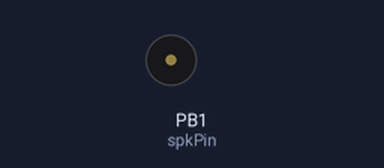
A sketch run on a simulated ATtiny85, built with avr-gcc and run on an emulated ATtiny85. On the bench: buzzer (waves = sounding).

Above: at 0.9 s.
Timing chart, 0 to 18.8 s (numbered marks = the images above):
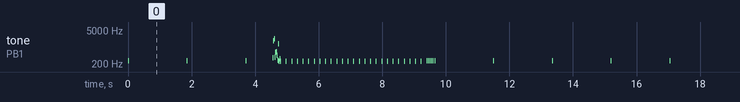

The sketch:

traffic_light_noises.ino
```cpp
//int btnPin = 9;
//int redRelayPin = 2;
//int grnRelayPin = 3;
int spkPin = 1;

/*
 * Tones values are based on Australian pedestrian crossings, reverse engineered by ronnied here:
 * https://github.com/ronnied/traffic-crossing
*/
int tones[] = {
  3500, 2850, 2333, 1956, 1638, 1380, 1161, 992, 814, 750, 700
};

/*
 * TinyTone implementation for ATtiny85 from here:
 * http://www.technoblogy.com/show?KVO
 */
void TinyTone(unsigned int pin, unsigned char divisor, unsigned long duration)
{
  TCCR1 = 0x90 | (11-4); // for 8MHz clock
  OCR1C = divisor-1;         // set the OCR
  delay(duration);
  TCCR1 = 0x90;              // stop the counter
}

void playIdle() {
  TinyTone(spkPin, 1000, 25);
  delay(25);
  noTone(spkPin);
}
void playChirp() {
  // Iterate through all tones
  for (int i = 0; i < 11; i++) {
    // Play the next tone
    TinyTone(spkPin, tones[i], 11);
    delay(11);
  }
}
void playWoodpecker() {
  // 17x = 2secs; 85x = 10 seconds; 25x = 3 seconds
  for (int i = 0; i <= 25; i++) {
    TinyTone(spkPin, 500, 30);
    delay(30);
    noTone(spkPin);
    delay(117); // wait
  }
}

// Start Flashing Red Light w/ Idle sound for 5 cycles
void doEndFlashing() {

  // Lights off

  // Cycle Red w/ Idle sound x 5
  for (int i = 0; i < 5; i++) {
    playIdle();
  }
}

void doTrafficLightCrossing() {

  // Red Light On

  // Idle Tone x 3
  playIdle();
  delay(1800);
  playIdle();
  delay(1800);
  playIdle();
  delay(800);

  // GO!
  playChirp();

  // Woodpecker for 3 seconds
  playWoodpecker();

  doEndFlashing();

  // Red light goes back on

  // Idle sound x 6
  playIdle();
  delay(1800);
  playIdle();
  delay(1800);
  playIdle();
  delay(1800);
  playIdle();
  delay(1800);
  playIdle();
  delay(1800);
  playIdle();
}

void setup() {
  // Setup pins
  pinMode(spkPin, OUTPUT);

 // pinMode(12, OUTPUT);  //dirA
 // pinMode(8, OUTPUT); //brakeA

  //digitalWrite(12, HIGH);  // turn motor ON
 // digitalWrite(8, LOW);  // turn brake off
}

void loop() {
    // Run main program
    doTrafficLightCrossing();

  // Pause for 10s
  delay(10000);
}
```

Measured:
- by itself, tone on PB1 (spkPin): plays 269 Hz for 0.03 s, 269 Hz for 0.03 s, 269 Hz for 0.03 s, 363 Hz for 0.01 s, 1838 Hz for 0.01 s, 2155 Hz for 0.01 s … (252 notes in this stretch)
